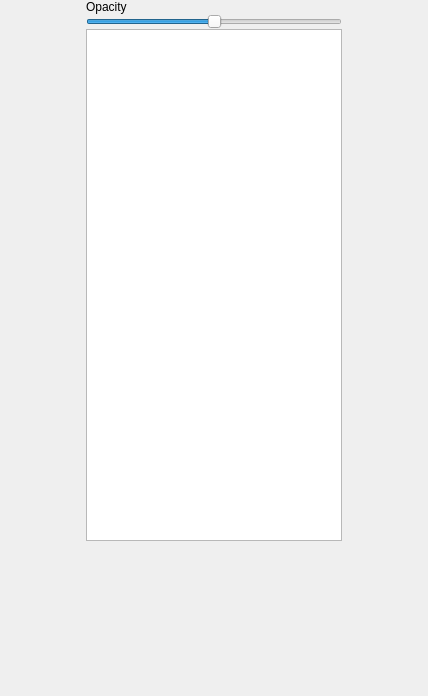
                       <widget class="QWidget" name="scrollAreaWidgetContents">
                        <property name="geometry">
                         <rect>
                          <x>0</x>
                          <y>0</y>
                          <width>428</width>
                          <height>696</height>
                         </rect>
                        </property>
                        <layout class="QGridLayout" name="gridLayout_7">
                         <property name="leftMargin">
                          <number>0</number>
                         </property>
                         <property name="topMargin">
                          <number>0</number>
                         </property>
                         <property name="rightMargin">
                          <number>0</number>
                         </property>
                         <property name="bottomMargin">
                          <number>0</number>
                         </property>
                         <property name="spacing">
                          <number>0</number>
                         </property>
                         <item row="0" column="1">
                          <widget class="QLabel" name="label">
                           <property name="text">
                            <string>Opacity</string>
                           </property>
                          </widget>
                         </item>
                         <item row="1" column="1">
                          <widget class="QSlider" name="horizontalSlider_CollisionTransparency">
                           <property name="minimum">
                            <number>0</number>
                           </property>
                           <property name="maximum">
                            <number>100</number>
                           </property>
                           <property name="value">
                            <number>50</number>
                           </property>
                           <property name="orientation">
                            <enum>Qt::Horizontal</enum>
                           </property>
                          </widget>
                         </item>
                         <item row="2" column="0">
                          <spacer name="horizontalSpacer_18">
                           <property name="orientation">
                            <enum>Qt::Horizontal</enum>
                           </property>
                           <property name="sizeHint" stdset="0">
                            <size>
                             <width>86</width>
                             <height>20</height>
                            </size>
                           </property>
                          </spacer>
                         </item>
                         <item row="2" column="1">
                          <widget class="QGraphicsView" name="graphicsView_Collision">
                           <property name="sizePolicy">
                            <sizepolicy hsizetype="Preferred" vsizetype="Preferred">
                             <horstretch>0</horstretch>
                             <verstretch>0</verstretch>
                            </sizepolicy>
                           </property>
                           <property name="minimumSize">
                            <size>
                             <width>64</width>
                             <height>512</height>
                            </size>
                           </property>
                          </widget>
                         </item>
                         <item row="2" column="2">
                          <spacer name="horizontalSpacer_19">
                           <property name="orientation">
                            <enum>Qt::Horizontal</enum>
                           </property>
                           <property name="sizeHint" stdset="0">
                            <size>
                             <width>86</width>
                             <height>20</height>
                            </size>
                           </property>
                          </spacer>
                         </item>
                         <item row="3" column="1">
                          <spacer name="verticalSpacer_6">
                           <property name="orientation">
                            <enum>Qt::Vertical</enum>
                           </property>
                           <property name="sizeHint" stdset="0">
                            <size>
                             <width>20</width>
                             <height>94</height>
                            </size>
                           </property>
                          </spacer>
                         </item>
                        </layout>
                       </widget>
